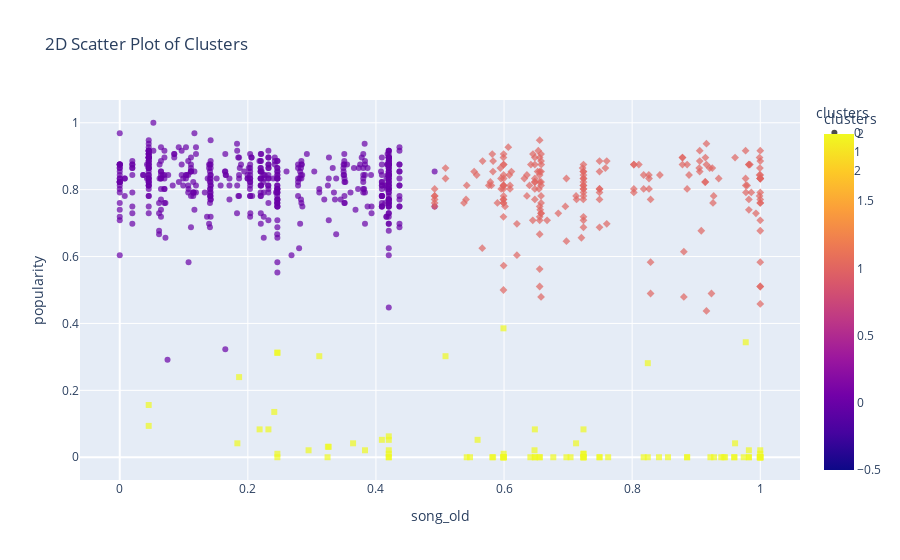

The notebook cell this image was saved under:
### Code cell
fig = px.scatter(df, x='song_old', y='popularity', color='clusters',
                 symbol='clusters', opacity=0.7, size_max=10,
                 title='2D Scatter Plot of Clusters', color_discrete_sequence=px.colors.qualitative.Set1)
fig.show()

### Figure 1 — Plotly figure (JSON) as saved in the notebook; plotly's stock layout.template omitted (floating-point values rounded to 4 significant figures; data arrays with more than 128 entries replaced by an {"elided": "..."} marker saying what was removed)
{"data": [{"hovertemplate": "clusters=%{marker.color}<br>song_old=%{x}<br>popularity=%{y}<extra></extra>", "legendgroup": "0", "marker": {"color": {"elided": "519 int values"}, "coloraxis": "coloraxis", "opacity": 0.7, "symbol": "circle"}, "mode": "markers", "name": "0", "orientation": "v", "showlegend": true, "type": "scatter", "x": {"elided": "519 float values"}, "xaxis": "x", "y": {"elided": "519 float values"}, "yaxis": "y"}, {"hovertemplate": "clusters=%{marker.color}<br>song_old=%{x}<br>popularity=%{y}<extra></extra>", "legendgroup": "1", "marker": {"color": {"elided": "200 int values"}, "coloraxis": "coloraxis", "opacity": 0.7, "symbol": "diamond"}, "mode": "markers", "name": "1", "orientation": "v", "showlegend": true, "type": "scatter", "x": {"elided": "200 float values"}, "xaxis": "x", "y": {"elided": "200 float values"}, "yaxis": "y"}, {"hovertemplate": "clusters=%{marker.color}<br>song_old=%{x}<br>popularity=%{y}<extra></extra>", "legendgroup": "2", "marker": {"color": [2, 2, 2, 2, 2, 2, 2, 2, 2, 2, 2, 2, 2, 2, 2, 2, 2, 2, 2, 2, 2, 2, 2, 2, 2, 2, 2, 2, 2, 2, 2, 2, 2, 2, 2, 2, 2, 2, 2, 2, 2, 2, 2, 2, 2, 2, 2, 2, 2, 2, 2, 2, 2, 2, 2, 2, 2, 2, 2, 2, 2, 2, 2, 2, 2, 2, 2, 2, 2, 2, 2, 2, 2, 2, 2, 2, 2, 2, 2, 2, 2, 2, 2, 2, 2, 2, 2, 2], "coloraxis": "coloraxis", "opacity": 0.7, "symbol": "square"}, "mode": "markers", "name": "2", "orientation": "v", "showlegend": true, "type": "scatter", "x": [0.8244, 0.8244, 0.9391, 0.7491, 0.7491, 0.7038, 0.9822, 0.2461, 0.2321, 0.5994, 0.5994, 0.6411, 0.1836, 0.5468, 0.2412, 0.724, 0.6974, 0.5417, 0.325, 1.0, 0.5991, 0.724, 0.724, 0.724, 0.9989, 1.0, 1.0, 1.0, 0.7124, 0.5086, 0.9599, 0.9607, 0.42, 0.8858, 0.8419, 0.7625, 0.42, 0.3643, 0.42, 0.9278, 0.5991, 0.3244, 0.6556, 0.5991, 0.724, 0.42, 0.856, 0.4093, 0.3829, 0.5829, 0.8858, 0.6481, 0.6556, 0.724, 0.2461, 0.6769, 0.9742, 0.3115, 0.9429, 0.5994, 0.2948, 0.42, 0.9774, 0.6475, 0.9822, 0.2461, 0.2461, 0.5991, 0.818, 1.0, 0.9822, 0.1863, 0.724, 0.04523, 0.2184, 0.3263, 1.0, 0.9222, 0.9591, 0.6481, 0.5587, 0.9451, 1.0, 1.0, 0.6481, 0.5816, 0.42, 0.04523], "xaxis": "x", "y": [0.2812, 0, 0, 0, 0, 0, 0.02083, 0.3125, 0.08333, 0, 0, 0, 0.04167, 0, 0.1354, 0, 0, 0, 0.03125, 0, 0, 0.01042, 0.08333, 0.01042, 0, 0.02083, 0, 0.01042, 0.04167, 0.3021, 0, 0.04167, 0.02083, 0, 0, 0, 0.0625, 0.04167, 0, 0, 0, 0, 0, 0, 0, 0.01042, 0, 0.05208, 0.02083, 0, 0, 0.08333, 0, 0, 0.3125, 0, 0, 0.3021, 0, 0.01042, 0.02083, 0.05208, 0.3438, 0.02083, 0, 0.01042, 0, 0.3854, 0, 0, 0, 0.2396, 0, 0.1562, 0.08333, 0.03125, 0, 0, 0, 0, 0.05208, 0, 0, 0, 0, 0, 0, 0.09375], "yaxis": "y"}], "layout": {"coloraxis": {"colorbar": {"title": {"text": "clusters"}}, "colorscale": [[0, "#0d0887"], [0.1111, "#46039f"], [0.2222, "#7201a8"], [0.3333, "#9c179e"], [0.4444, "#bd3786"], [0.5556, "#d8576b"], [0.6667, "#ed7953"], [0.7778, "#fb9f3a"], [0.8889, "#fdca26"], [1, "#f0f921"]]}, "legend": {"title": {"text": "clusters"}, "tracegroupgap": 0}, "title": {"text": "2D Scatter Plot of Clusters"}, "xaxis": {"anchor": "y", "domain": [0, 1], "title": {"text": "song_old"}}, "yaxis": {"anchor": "x", "domain": [0, 1], "title": {"text": "popularity"}}}}
